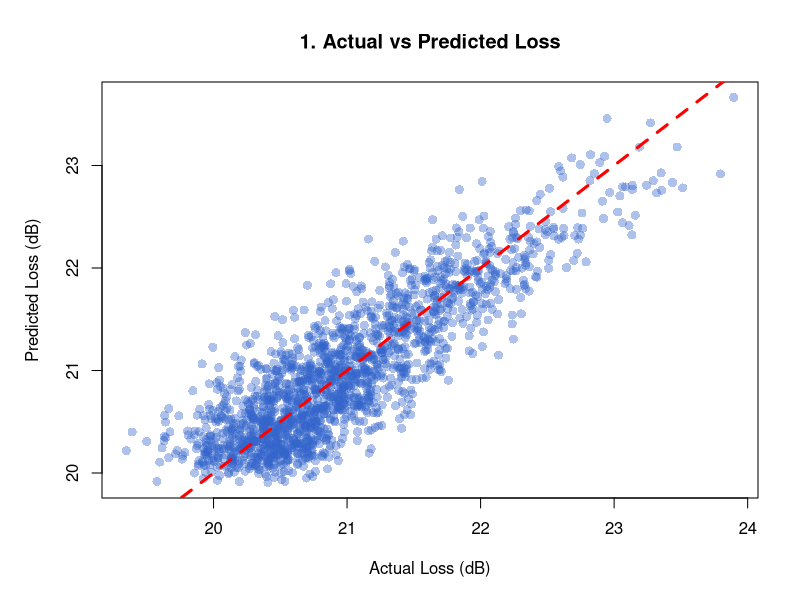
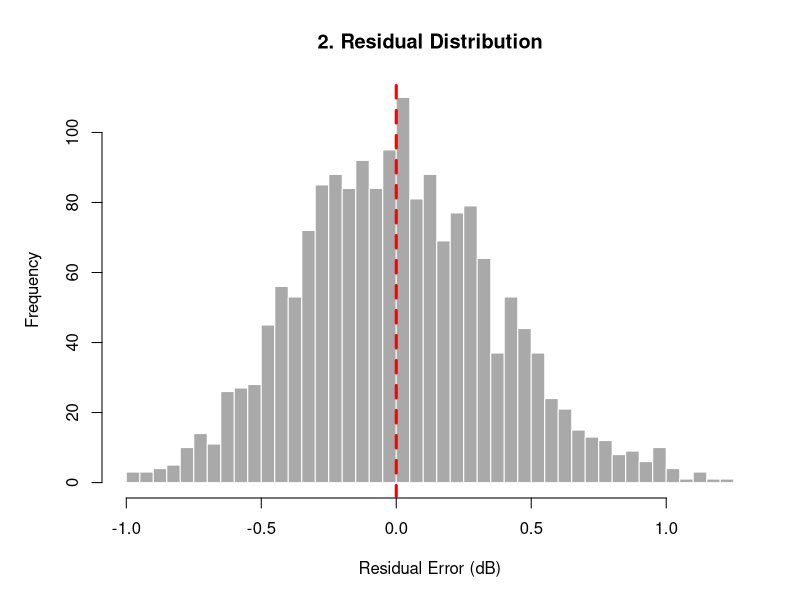
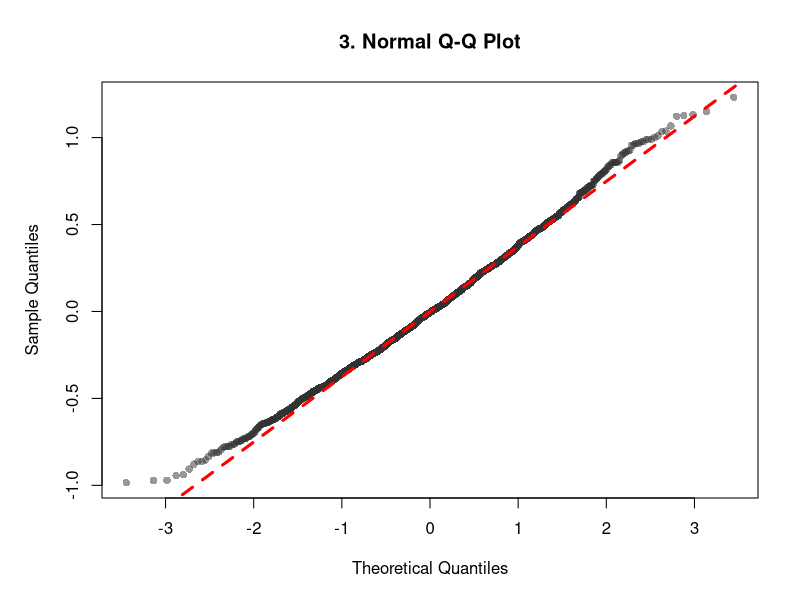
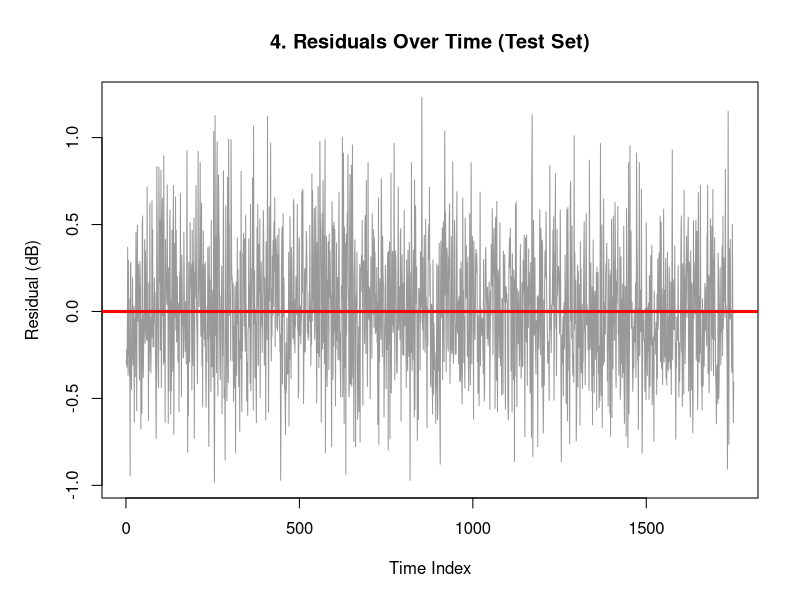
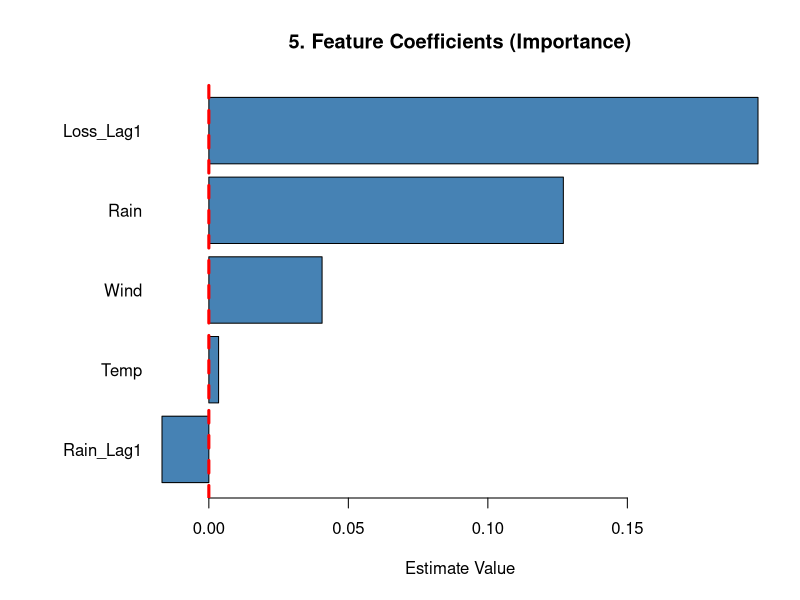

These figures' R source, in order:
graphics.off()
rm(list = ls())

set.seed(42)
N <- 8760
hours <- 1:N
day_of_year <- ((hours-1)%/%24)+1
hour_of_day <- ((hours-1)%%24)+1

rain_rate <- abs(arima.sim(list(ar=0.98), n=N))*2 * (1 + 0.4*sin(2*pi*day_of_year/365 - pi/2))
temp <- 25 + 8*sin(2*pi*day_of_year/365 - pi/2) + 2*sin(2*pi*hour_of_day/24 - pi/3) + rnorm(N,0,0.5)
wind <- abs(arima.sim(list(ar=0.95), n=N)) + 3

signal_loss <- 20 + (0.00454*(rain_rate^1.353)*10) + (0.0003*temp) + (0.05*wind) + rnorm(N,0,0.3)

mw_data <- data.frame(Hour=hours, Rain=rain_rate, Temp=temp, Wind=wind, Loss=signal_loss)

mw_data$Loss_Lag1 <- c(NA, mw_data$Loss[-N])
mw_data$Rain_Lag1 <- c(NA, mw_data$Rain[-N])
mw_data$Next_Loss <- c(mw_data$Loss[-1], NA)
mw_data <- na.omit(mw_data)

split_idx <- floor(0.8 * nrow(mw_data))
train_data <- mw_data[1:split_idx,]
test_data  <- mw_data[(split_idx+1):nrow(mw_data),]

model <- lm(Next_Loss ~ Rain + Temp + Wind + Rain_Lag1 + Loss_Lag1, data = train_data)

Actual <- test_data$Next_Loss
Predicted <- predict(model, test_data)
Residuals <- Predicted - Actual

MAE <- mean(abs(Residuals))
RMSE <- sqrt(mean(Residuals^2))
MAPE <- mean(abs(Residuals / Actual)) * 100
R2 <- 1 - (sum(Residuals^2) / sum((Actual - mean(Actual))^2))

cat(sprintf("R-squared (%%) : %.2f %%\n", R2 * 100))
cat(sprintf("MAE (Unit)    : %.4f\n", MAE))
cat(sprintf("RMSE (Unit)   : %.4f\n", RMSE))
cat(sprintf("MAPE (%%)      : %.2f %%\n", MAPE))
cat("===========================================\n\n")

par(mfrow=c(1,1), bg="white", col.axis="black", col.lab="black", col.main="black", mar=c(5, 5, 4, 2) + 0.1)

plot(Actual, Predicted, main="1. Actual vs Predicted Loss",
     xlab="Actual Loss (dB)", ylab="Predicted Loss (dB)",
     pch=16, col=rgb(0.2, 0.4, 0.8, 0.4), cex=1.2)
abline(a=0, b=1, col="red", lwd=3, lty=2)

hist(Residuals, breaks=50, col="darkgray", border="white",
     main="2. Residual Distribution", xlab="Residual Error (dB)", ylab="Frequency")
abline(v=0, col="red", lwd=3, lty=2)

qqnorm(Residuals, main="3. Normal Q-Q Plot", col=rgb(0.2, 0.2, 0.2, 0.5), pch=16)
qqline(Residuals, col="red", lwd=3, lty=2)

plot(Residuals, type="l", col=rgb(0, 0, 0, 0.4),
     main="4. Residuals Over Time (Test Set)", xlab="Time Index", ylab="Residual (dB)")
abline(h=0, col="red", lwd=3)

coefs <- summary(model)$coefficients[-1, "Estimate"]
par(mar=c(5, 8, 4, 2) + 0.1)

barplot(sort(coefs), horiz=TRUE, col="steelblue",
        main="5. Feature Coefficients (Importance)", xlab="Estimate Value", las=1)
abline(v=0, col="red", lwd=3, lty=2)
